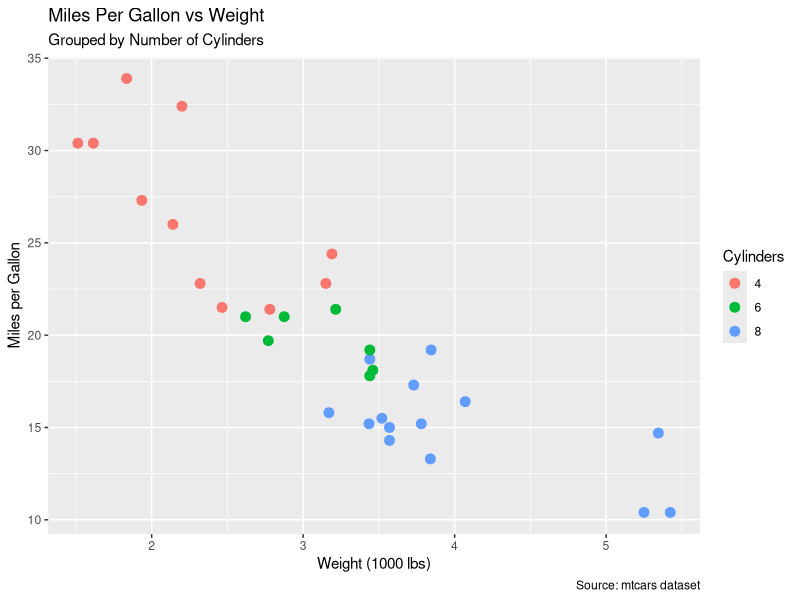
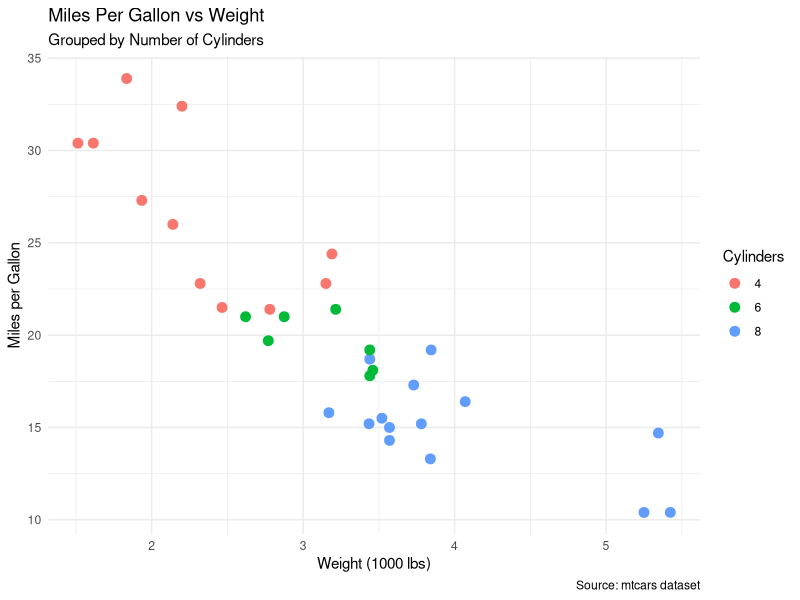
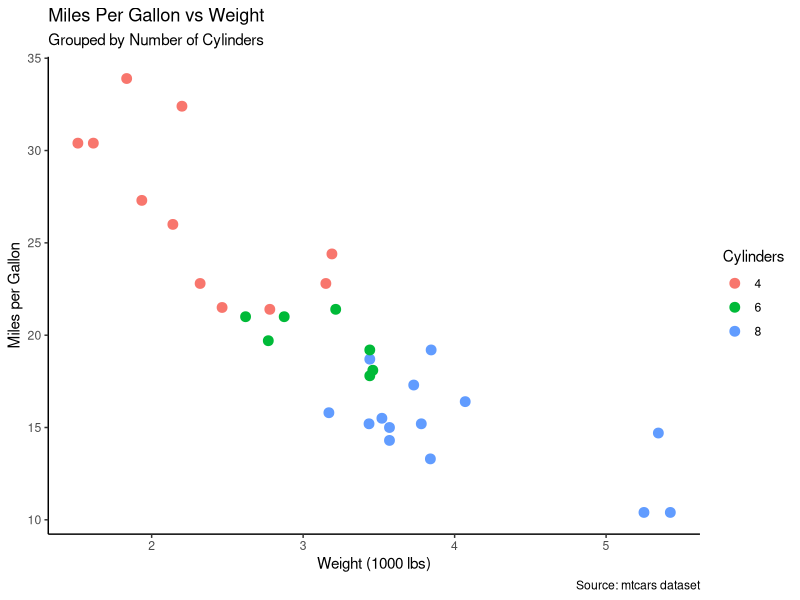
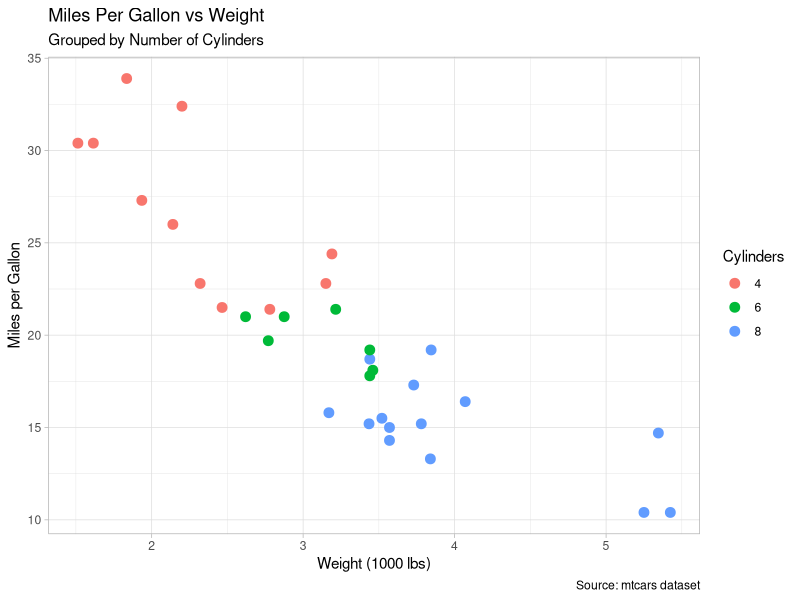
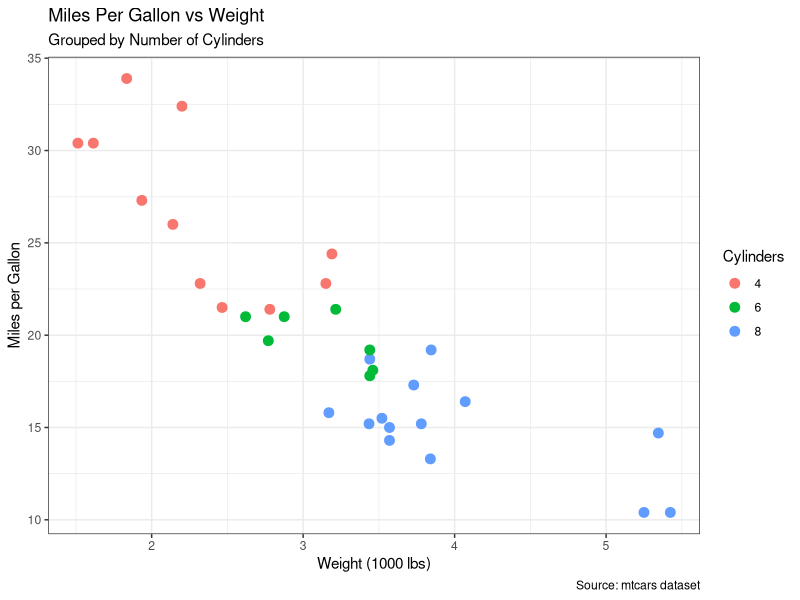
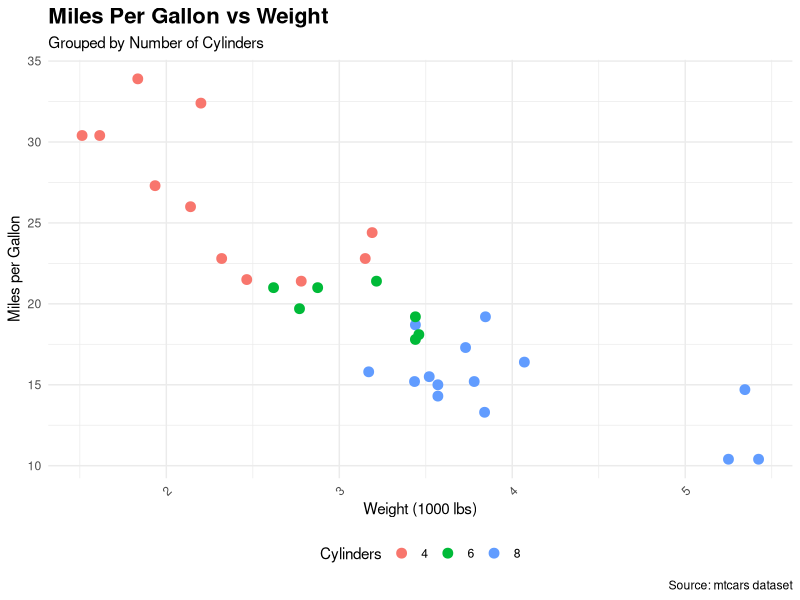
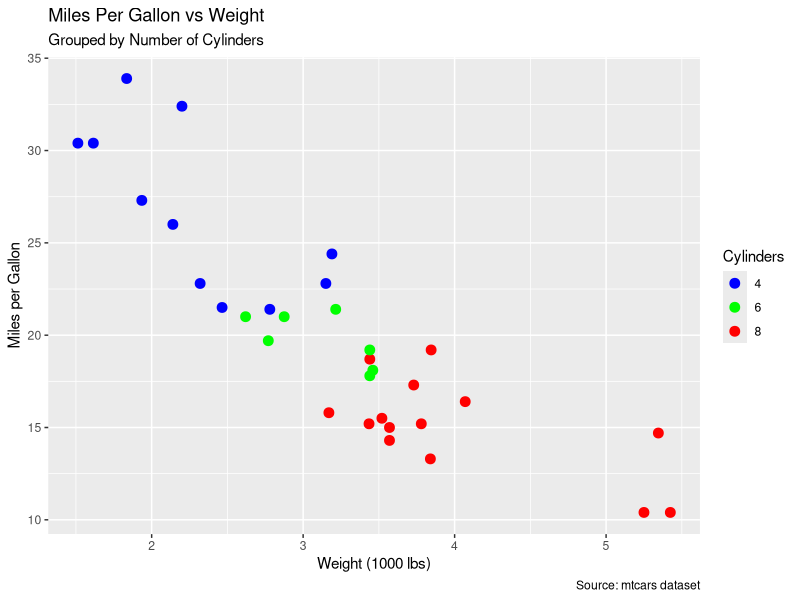
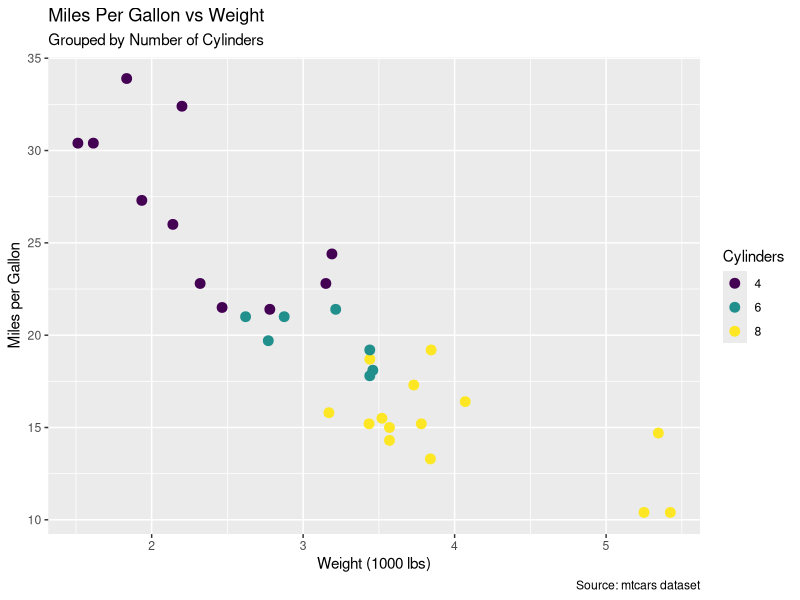

The R source for these figures, in order:
# Load libraries
library(tidyverse)

# Sample dataset
data("mtcars")
mtcars <- mtcars %>%
  rownames_to_column("car") %>%
  mutate(cyl = factor(cyl))

# --- Basic Plot ---
p <- ggplot(mtcars, aes(x = wt, y = mpg, color = cyl)) +
  geom_point(size = 3) +
  labs(
    title = "Miles Per Gallon vs Weight",
    subtitle = "Grouped by Number of Cylinders",
    x = "Weight (1000 lbs)",
    y = "Miles per Gallon",
    caption = "Source: mtcars dataset",
    color = "Cylinders"
  )

# Print basic plot
p

# --- Theme Customizations ---
p + theme_minimal()
p + theme_classic()
p + theme_light()
p + theme_bw()

# Custom theme (with font size and angle)
p + theme_minimal() +
  theme(
    plot.title = element_text(size = 16, face = "bold"),
    axis.text.x = element_text(angle = 45, hjust = 1),
    legend.position = "bottom"
  )

# --- Color Customization ---

# Manual color scale
p + scale_color_manual(values = c("4" = "blue", "6" = "green", "8" = "red"))

# Use viridis color palette (colorblind-friendly)
library(viridis)
p + scale_color_viridis_d()

# --- Faceting ---

# Facet by number of gears (rows) and cylinders (cols)
ggplot(mtcars, aes(x = wt, y = mpg)) +
  geom_point() +
  facet_grid(gear ~ cyl) +
  labs(title = "Faceted Plot: MPG vs Weight by Gear and Cyl")

# Facet wrap
ggplot(mtcars, aes(x = wt, y = mpg)) +
  geom_point() +
  facet_wrap(~ cyl) +
  labs(title = "Facet Wrap: MPG vs Weight by Cylinders") +
  theme_minimal()
